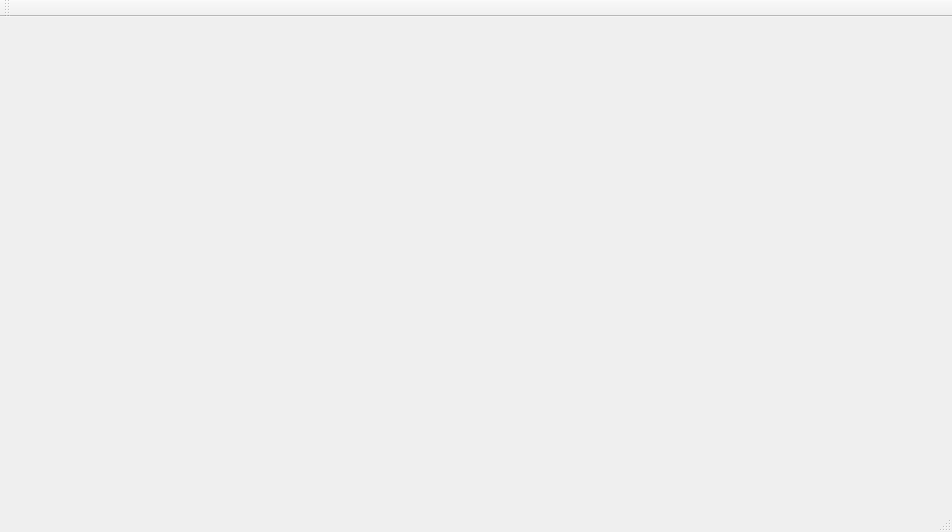
<?xml version="1.0" encoding="UTF-8"?>
<ui version="4.0">
 <class>MainWindow</class>
 <widget class="QMainWindow" name="MainWindow">
  <property name="geometry">
   <rect>
    <x>0</x>
    <y>0</y>
    <width>952</width>
    <height>532</height>
   </rect>
  </property>
  <property name="windowTitle">
   <string>MainWindow</string>
  </property>
  <widget class="QWidget" name="centralWidget">
   <layout class="QVBoxLayout" name="verticalLayout">
    <item>
     <widget class="QWidget" name="widget" native="true">
      <property name="sizePolicy">
       <sizepolicy hsizetype="Preferred" vsizetype="Fixed">
        <horstretch>0</horstretch>
        <verstretch>0</verstretch>
       </sizepolicy>
      </property>
     </widget>
    </item>
    <item>
     <widget class="TDMDetailDataForm" name="widget_2" native="true"/>
    </item>
   </layout>
  </widget>
  <widget class="QMenuBar" name="menuBar">
   <property name="geometry">
    <rect>
     <x>0</x>
     <y>0</y>
     <width>952</width>
     <height>22</height>
    </rect>
   </property>
  </widget>
  <widget class="QToolBar" name="mainToolBar">
   <attribute name="toolBarArea">
    <enum>TopToolBarArea</enum>
   </attribute>
   <attribute name="toolBarBreak">
    <bool>false</bool>
   </attribute>
  </widget>
  <widget class="QStatusBar" name="statusBar"/>
 </widget>
 <layoutdefault spacing="6" margin="11"/>
 <customwidgets>
  <customwidget>
   <class>TDMDetailDataForm</class>
   <extends>QWidget</extends>
   <header>TDMDetailDataForm.h</header>
   <container>1</container>
  </customwidget>
 </customwidgets>
 <resources/>
 <connections/>
</ui>
